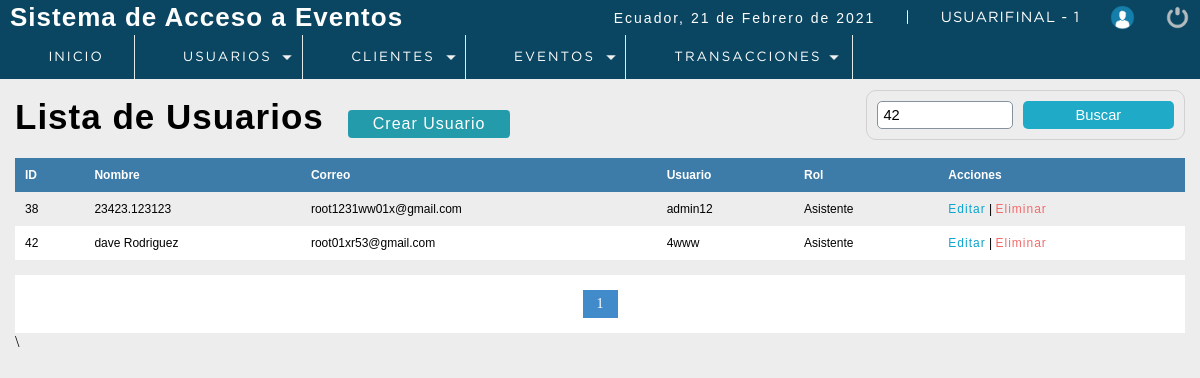
Screenshot of /P_seminarios/sistema/buscar_usuario.php?busqueda=42 (signed in) with the database file from the repository.
### tables this page shows
CREATE TABLE `usuario` (
  `idusuario` int(11) NOT NULL,
  `nombre` varchar(50) DEFAULT NULL,
  `correo` varchar(100) DEFAULT NULL,
  `usuario` varchar(15) DEFAULT NULL,
  `clave` varchar(100) DEFAULT NULL,
  `rol` int(11) DEFAULT NULL,
  `Status` int(11) NOT NULL DEFAULT 1,
  `cod_cliente` int(11) DEFAULT 0
);

CREATE TABLE `rol` (
  `idrol` int(11) NOT NULL,
  `rol` varchar(20) DEFAULT NULL
);

### P_seminarios/sistema/buscar_usuario.php (the view, shortened to what this page needs)
<?php
 include "../conection.php";
?>
<!DOCTYPE html>
<html lang="en">
<head>
	<?php include "includes/scripts.php"?>
</head>
<body>
 <?php include "includes/header.php"?>
	<section id="container">
    <?php
        $busqueda = strtolower($_REQUEST['busqueda']) ;
    ?>
		<h1>Lista de Usuarios</h1>
        <a href="registro_usuarios.php" class="btn_new">Crear Usuario</a>
    <form action="buscar_usuario.php" method="get" class="form_search">
        <input type="text" name="busqueda" id="busqueda" placeholder="Buscar" value ="<?php echo $busqueda;?>">
        <input type="submit" value="Buscar" class="btn_search" >
    </form>
        <table>
            <tr>
                <th>ID</th>
                <th>Nombre</th>
                <th>Correo</th>
                <th>Usuario</th>
                <th>Rol</th>
                <th>Acciones</th>
            </tr>
            <?php
            $rol ='';
           $sql_registre = mysqli_query($conection,"SELECT COUNT(*) AS total_registro   FROM usuario
                                                                                        WHERE
                                                                                        (
                                                                                        idusuario LIKE '%$busqueda%' OR
                                                                                        nombre	  LIKE '%$busqueda%' OR
                                                                                        correo	  LIKE '%$busqueda%' OR
                                                                                        usuario	  LIKE '%$busqueda%'
                                                                                        $rol
                                                                                        )
                                                                                        AND
                                                                                        Status =1");
           $result_registre = mysqli_fetch_array($sql_registre);
           $total_resgistros = $result_registre['total_registro'];
           $por_pagina = 4;
           if (empty($_GET['pagina'])) {
               $pagina =1;
           }
           else {
               $pagina = $_GET['pagina'];
           }
           $desde = ($pagina - 1) * $por_pagina;
           $total_paginas = ceil($total_resgistros / $por_pagina);
           $query = mysqli_query($conection,"SELECT u.Idusuario, u.nombre, u.correo, u.usuario, r.rol FROM usuario u
                                                                                                      INNER JOIN rol r
                                                                                                      ON u.rol = r.idrol
                                                                                                      WHERE
                                                                                                        (
                                                                                                            u.idusuario   LIKE '%$busqueda%' OR
                                                                                                            u.nombre	  LIKE '%$busqueda%' OR
                                                                                                            u.correo	  LIKE '%$busqueda%' OR
                                                                                                            u.usuario	  LIKE '%$busqueda%' OR
                                                                                                            r.rol         LIKE '%$busqueda%'
                                                                                                        )
                                                                                                      AND
                                                                                                      Status = 1
                                                                                                      ORDER BY idusuario ASC LIMIT $desde, $por_pagina");
           $result = mysqli_num_rows($query);
           if ($result > 0) {
               while ($data = mysqli_fetch_array($query)) {
           ?>
            <tr>
                <td><?php echo $data["Idusuario"];?></td>
                <td><?php echo $data["nombre"];?></td>
                <td><?php echo $data["correo"];?></td>
                <td><?php echo $data["usuario"];?></td>
                <td><?php echo $data["rol"];?></td>
                <td>
                    <a class="link_edit" href="editar_usuario.php?id=<?php echo $data["Idusuario"];?>">Editar</a>
                    |
                    <?php
                        if ($data["Idusuario"] !=1) {
                    ?>
                    <a class="link_delete" href="eliminar_usuario.php?id=<?php echo $data["Idusuario"];?>">Eliminar</a>
                    <?php
                        }
                    ?>
                </td>
            </tr>
                <?php
               }
           }
            ?>
        </table>
        <?php
                    if ($total_resgistros != 0)
                    {
                ?>
                <div class="paginador">
                    <ul>
                    <?php
                    for ($i=1; $i <= $total_paginas; $i++) {
                        if ($i == $pagina) {
                            echo '<li class="pageSelected">'.$i.'</li>';
                        }
                        else {
                            echo '<li><a href="?pagina='.$i.'&busqueda='.$busqueda.'">'.$i.'</a></li>';
                        }
                    }
                    ?>
                    </ul>
                </div>\
                <?php
                    }
                ?>
	</section>
</body>
</html>

### P_seminarios/sistema/css/style.css (style rules this page uses)
* { margin: 0; padding: 0; box-sizing: border-box; }
body { background: #ededed; }
h1, h2, h3, h4, h5, h6 { font-family: 'arial'; font-weight: bold; letter-spacing: 1px; }
h1 { font-size: 26px; }
a { text-decoration: none; font-family: arial; letter-spacing: 1px; }
#container { padding: 90px 15px 15px; }
form { border: 2px solid #78909C; border-radius: 2%; background: #FFF; margin: auto; padding: 20px 50px; border: 1px solid #d1d1d1; }
input,select { display: block; width: 100%; font-size: 11pt; padding: 5px; border: 1px solid #85929e; border-radius: 5px; }
#container h1 { font-size: 35px; display: inline-block; }
.btn_new { display: inline-block; background: #239baa; color: #FFF; padding: 5px 25px; border-radius: 4px; margin: 20px; }
table { border-collapse: collapse; font-size: 12px; font-family: 'arial'; width: 100%; }
table th { text-align: left; padding: 10px; background: #3d7ba8; color: #FFF; }
table tr:nth-child(odd) { background: #FFF; }
table td { padding: 10px; }
.link_edit { color: #0ca4ce; }
.link_delete { color: #f26b6b; }
.paginador ul { padding: 15px; list-style: none; background: #FFF; margin-top: 15px; display: -webkit-flex; display: -moz-flex; display: -ms-flex; display: -o-flex; display: flex; justify-content: center; }
.paginador a, .pageSelected { color: #428bca; border: 1px solid #ddd; padding: 5px; display: inline-block; font-size: 14px; text-align: center; width: 35px; }
.pageSelected { color: #FFF; background: #428bca; border: 1px solid #428bca; }
.form_search { display: -webkit-flex; display: -moz-flex; display: -ms-flex; display: -o-flex; display: flex; float: right; background: initial; padding: 10px; border-radius: 10px; }
.form_search .btn_search { background: #1faac8; color: #FFF; padding: 0 20px; border: 0; cursor: pointer; margin-left: 10px; }

### rows the page displays
usuario: idusuario "38", nombre "23423.123123", correo "root1231ww01x@gmail.com", usuario "admin12", rol.rol "Asistente"
usuario: idusuario "42", nombre "dave Rodriguez", correo "root01xr53@gmail.com", usuario "4www", rol.rol "Asistente"

### other values shown
fechaC() "21 de Febrero de 2021"
$_SESSION['user'] "USUARIFINAL"
$_SESSION['rol'] "1"
